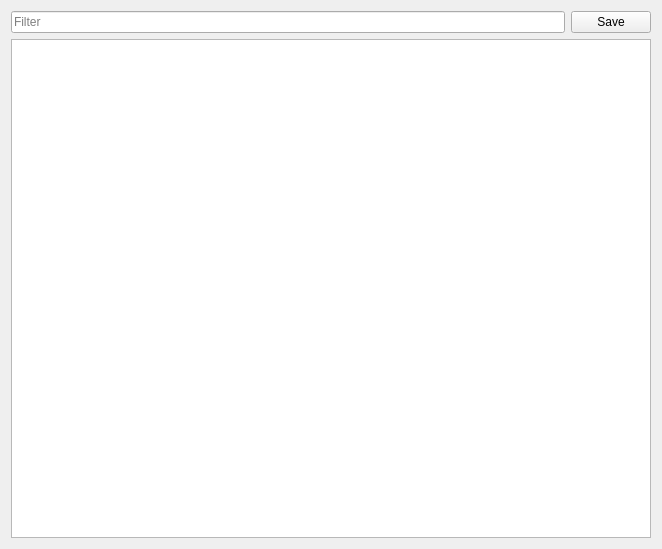
<?xml version="1.0" encoding="UTF-8"?>
<ui version="4.0">
 <class>AssetBrowser</class>
 <widget class="QWidget" name="AssetBrowser">
  <property name="geometry">
   <rect>
    <x>0</x>
    <y>0</y>
    <width>662</width>
    <height>549</height>
   </rect>
  </property>
  <property name="windowTitle">
   <string>Form</string>
  </property>
  <layout class="QVBoxLayout" name="verticalLayout">
   <item>
    <layout class="QHBoxLayout" name="horizontalLayout">
     <item>
      <widget class="QLineEdit" name="filterLineEdit">
       <property name="placeholderText">
        <string>Filter</string>
       </property>
       <property name="clearButtonEnabled">
        <bool>true</bool>
       </property>
      </widget>
     </item>
     <item>
      <widget class="QPushButton" name="btnSave">
       <property name="toolTip">
        <string>save all assets</string>
       </property>
       <property name="text">
        <string>Save</string>
       </property>
      </widget>
     </item>
    </layout>
   </item>
   <item>
    <widget class="QTreeWidget" name="assetsTree">
     <property name="contextMenuPolicy">
      <enum>Qt::CustomContextMenu</enum>
     </property>
     <property name="acceptDrops">
      <bool>true</bool>
     </property>
     <property name="editTriggers">
      <set>QAbstractItemView::EditKeyPressed</set>
     </property>
     <property name="dragEnabled">
      <bool>true</bool>
     </property>
     <property name="dragDropOverwriteMode">
      <bool>false</bool>
     </property>
     <property name="dragDropMode">
      <enum>QAbstractItemView::InternalMove</enum>
     </property>
     <property name="defaultDropAction">
      <enum>Qt::MoveAction</enum>
     </property>
     <property name="alternatingRowColors">
      <bool>true</bool>
     </property>
     <property name="indentation">
      <number>18</number>
     </property>
     <attribute name="headerVisible">
      <bool>false</bool>
     </attribute>
     <column>
      <property name="text">
       <string notr="true">1</string>
      </property>
     </column>
    </widget>
   </item>
  </layout>
 </widget>
 <resources/>
 <connections/>
 <slots>
  <slot>slot1()</slot>
 </slots>
</ui>
